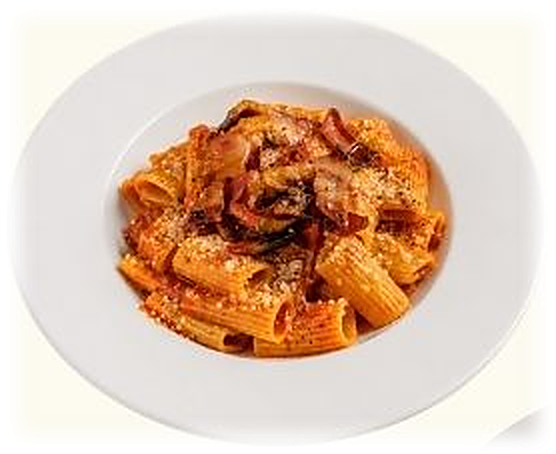
#> input picture pasta-menu/photos-hd/amatriciana.png, 556 x 454 px, given in place of 4.jpg, which was not available
$ python cut_photos.py photos-hd photos-hd/capsicum.png
#> lines starting #> are read from the running program, lines starting #| are printed output that depends on the picture; after the words box and inside, x2 and y2 are one past the last pixel; in counts of white or black regions, pixels touching at a corner belong together
# Cut each dish out of the old Canva pasta (4.jpg) and gnocchi (5.jpg) pages as a PNG with soft edges.
# The Canva background is the same cream as the menu (#FDFBEF), so build.js can put each cut back in its
# original spot and it blends in. Boxes are in Canva page pixels (1414 x 2000) and must not touch any text.
# Usage: python -I cut_photos.py <folder with the Canva JPGs> <out folder>
import sys
from PIL import Image, ImageDraw, ImageFilter

src, out = sys.argv[1], sys.argv[2]
FEATHER = 10  # px fade at each edge

# name: (page, x0, y0, x1, y1, feather_sides)   sides: l t r b
BOXES = {
    'carbonara': (4, 45, 370, 310, 580, 'ltrb'),
    'spaghetti-pomodoro': (4, 260, 530, 518, 732, 'ltrb'),
    'amatriciana': (4, 40, 708, 318, 935, 'ltrb'),
    'pappardelle-bolognese': (4, 245, 893, 520, 1097, 'ltrb'),
    'lasagna': (4, 42, 1075, 312, 1320, 'ltrb'),
    'rigatoni-vodka': (4, 252, 1275, 516, 1500, 'ltrb'),
    'nonna-anna': (4, 55, 1478, 338, 1755, 'ltrb'),
    'capsicum': (4, 287, 1672, 552, 1940, 'ltrb'),
    'gnocchi-carbonara': (5, 42, 432, 396, 692, 'ltrb'),
    'gnocchi-classico': (5, 230, 672, 574, 966, 'ltrb'),
    'gnocchi-amatriciana': (5, 42, 940, 396, 1204, 'ltrb'),
    'gnocchi-bolognese': (5, 244, 1178, 596, 1448, 'ltrb'),
    'gnocchi-pesto': (5, 48, 1420, 398, 1740, 'ltrb'),
    # Taller box so the whole plate fits; its own shape mask (SHAPE below) instead of a rectangle.
    'gnocchi-sorrentina': (5, 222, 1686, 664, 1995, 'ltrb'),
    # "Create your own" poster (6.jpg): the parmesan cream rigatoni, on a red background (the ellipse mask in combo2.js hides it)
    'create-cream': (6, 10, 540, 860, 1360, 'ltrb'),
    # Square crops centred on each plate, for round frames (the ellipse mask hides the poster background)
    'create-parmesan': (6, 52, 570, 812, 1330, 'ltrb'),
    'create-zucchini': (6, 635, 1150, 1295, 1810, 'ltrb'),
    # Brush strokes in the bottom-right corner, in two pieces that stay clear of the old Sorrentina text.
    'strokes-top': (5, 1262, 1730, 1414, 1892, 'lt'),
    'strokes-bottom': (5, 1110, 1880, 1414, 2000, 'lt'),
}

# Areas painted cream before cutting, to remove bits of a neighbouring plate: polygons in page pixels.
CLEAN = {  # the pesto plate's rim above the Sorrentina bowl, following its curve so the bowl and its plate stay intact
    'gnocchi-sorrentina': [[(228, 1690), (366, 1690), (336, 1706), (300, 1721), (262, 1731), (228, 1739)]],
}

# Cuts that don't suit a rectangle: alpha = the bowl's outline plus the plate as a soft ellipse (page pixels).
# The plate's ellipse is pulled in slightly on the right so it fades before the old menu text next to it.
SHAPE = {
    'gnocchi-sorrentina': {
        'poly': [(298, 1748), (326, 1700), (470, 1688), (560, 1688), (628, 1692), (632, 1760), (618, 1884), (298, 1884)],
        'ellipse': (445, 1858, 207, 118),  # cx, cy, rx, ry
    },
}

for name, (page, x0, y0, x1, y1, sides) in BOXES.items():
    im = Image.open(f'{src}/{page}.jpg').convert('RGB')
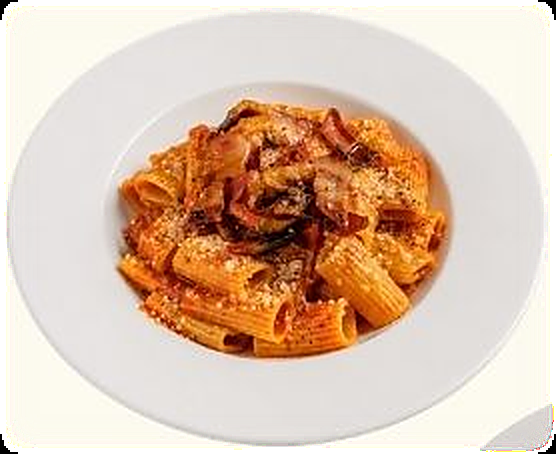
#> im: PIL image 556x454 RGB; mean R, G, B 221.3, 194.7, 175.1
    for poly in CLEAN.get(name, []):
        ImageDraw.Draw(im).polygon(poly, fill=(253, 251, 239))
    im = im.crop((x0, y0, x1, y1))
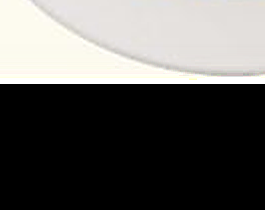
#> im: PIL image 265x210 RGB; mean R, G, B 94.9, 93.7, 91.4
    w, h = im.size
#> w = 265; h = 210
    if name in SHAPE:
        sp = SHAPE[name]
        bowl = Image.new('L', (w, h), 0)
        ImageDraw.Draw(bowl).polygon([(x - x0, y - y0) for x, y in sp['poly']], fill=255)
        bowl = bowl.filter(ImageFilter.GaussianBlur(3))
        cx, cy, rx, ry = sp['ellipse']
        plate = Image.new('L', (w, h), 0)
        ImageDraw.Draw(plate).ellipse((cx - rx - x0, cy - ry - y0, cx + rx - x0, cy + ry - y0), fill=255)
        plate = plate.filter(ImageFilter.GaussianBlur(9))
        a = Image.fromarray(__import__('numpy').maximum(__import__('numpy').array(bowl), __import__('numpy').array(plate)))
        im.putalpha(a)
        im.save(f'{out}/{name}.png')
        print(name, im.size, '(shaped)')
        continue
    l, t, r, b = (FEATHER if s in sides else 0 for s in 'ltrb')
    a = Image.new('L', (w, h), 0)
#> a: PIL image 265x210 L; every value is 0
    ImageDraw.Draw(a).rectangle((l, t, w - 1 - r, h - 1 - b), fill=255)
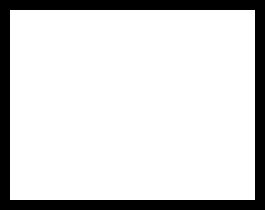
#> a: PIL image 265x210 L; 83.6% white; 1 black region, box (x1, y1, x2, y2) and area: (0, 0, 265, 210) 9100
    a = a.filter(ImageFilter.GaussianBlur(FEATHER / 2.5))
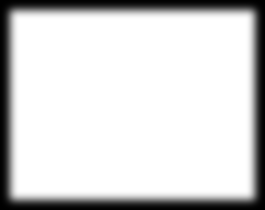
#> a: PIL image 265x210 L; min 0, max 255, mean 213.3
    # Keep page-edge sides fully opaque.
    d = ImageDraw.Draw(a)
    if not r: d.rectangle((w - FEATHER, t + FEATHER, w - 1, h - 1 - b - FEATHER), fill=255)
    if not b: d.rectangle((l + FEATHER, h - FEATHER, w - 1 - r - FEATHER, h - 1), fill=255)
    im.putalpha(a)
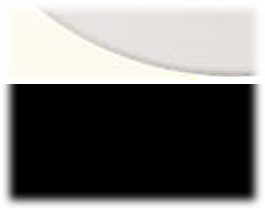
#> im: PIL image 265x210 RGBA; mean R, G, B, A 94.9, 93.7, 91.4, 213.3; transparent parts drawn white
    im.save(f'{out}/{name}.png')
    print(name, im.size)
#| carbonara (265, 210)
